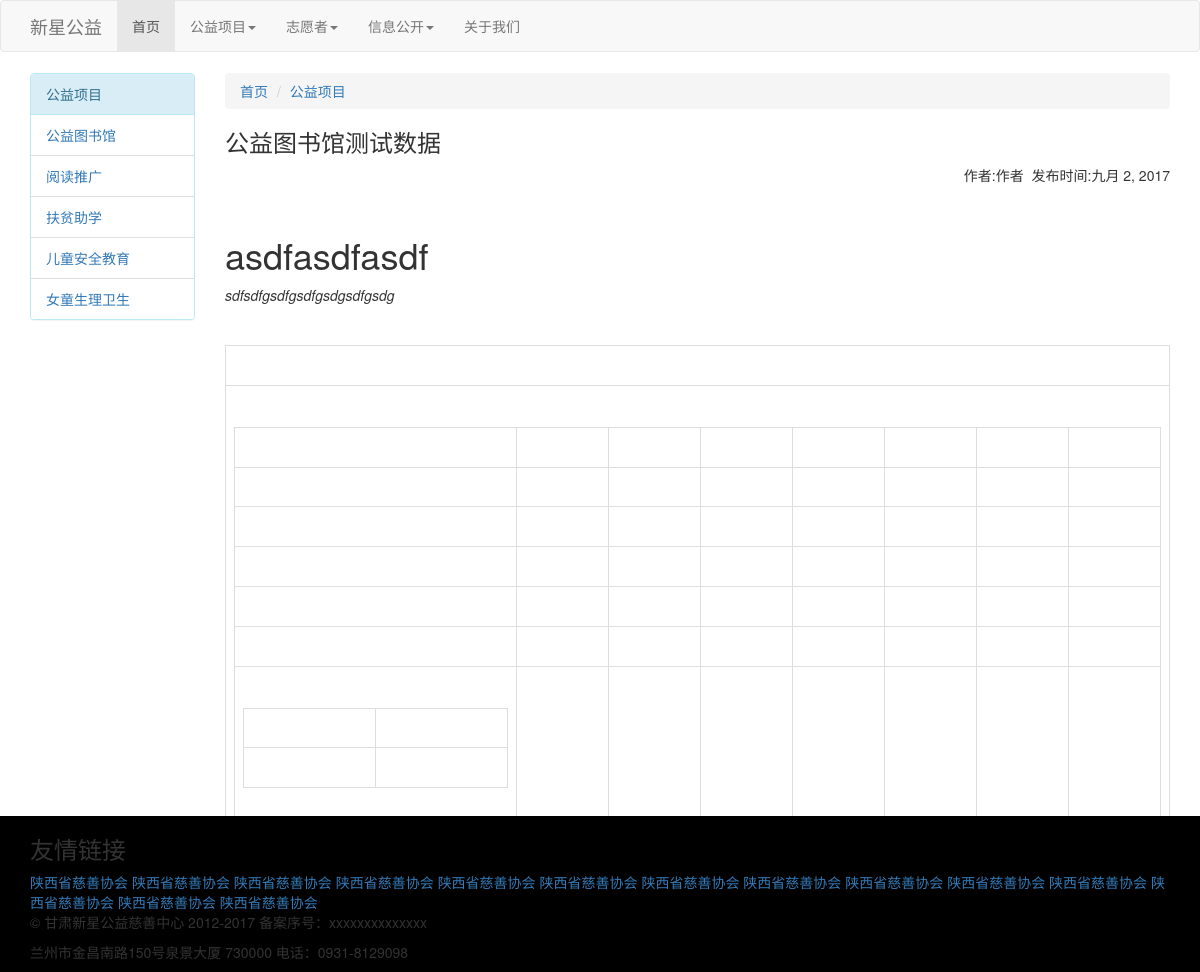
The app's page /project/details/1/ with its own data.
### project/models.py (models this page shows)
class Article(models.Model):
    PROJECT_TYPE_CHOICES = (
            ('1', '公益图书馆'),
            ('2', '阅读推广'),
            ('3', '扶贫助学'),
            ('4', '儿童安全教育'),
            ('5', '女童生理卫生')
            )
    id = models.AutoField(primary_key=True)
    type = models.CharField(u'文章类型', max_length=56, choices=PROJECT_TYPE_CHOICES)
    title = models.CharField(u'标题', max_length=128)
    author = models.CharField(u'作者', max_length=16)
    create = models.DateTimeField(u'创建日期', auto_now=True)
    update = models.DateTimeField(u'更新日期', auto_now=True)
    content = models.TextField(u'内容')
    class Meta:
        verbose_name_plural = u'公益项目'

### project/views.py (the view)
# urls.py: url(r'information/details/(?P<tid>\d)/$', details, name='information_details'),
def details(request, tid):
    article = Article.objects.get(id=tid)
    return render(request, 'project/detail.html', {'article':article})

### project/templates/project/detail.html
{% extends "base.html" %}
{% load static %}
{% block content %}
    <div class="col-md-12" id="top-line"></div>
    <div style="margin-top: 15px;">
        <div class="container">
            <div class="row">
                <div class="col-md-2 page-sidebar">
					<div class="panel panel-info">
						<div class="panel-heading">
							公益项目
						</div>
						<ul class="list-group">
							<li class="list-group-item"><a href="{% url 'project_index' t=1 %}">公益图书馆</a></li>
							<li class="list-group-item"><a href="{% url 'project_index' t=2 %}">阅读推广</a></li>
							<li class="list-group-item"><a href="{% url 'project_index' t=3 %}">扶贫助学</a></li>
							<li class="list-group-item"><a href="{% url 'project_index' t=4 %}">儿童安全教育</a></li>
							<li class="list-group-item"><a href="{% url 'project_index' t=5 %}">女童生理卫生</a></li>
						</ul>
					</div>
                </div>
                <div class="col-md-10">
                    <ol class="breadcrumb breadcrumb-title">
						<li><a href="{% url 'index' %}">首页</a></li>
						<li><a href="{% url 'project_index' t=0 %}">公益项目</a></li>
                    </ol>
                    <div>
						<h3>{{ article.title }}</h3>
						<p class="text-right">作者:{{ article.author }}&nbsp;&nbsp;发布时间:{{ article.create|date }}</p>
						<br>
						{{ article.content|safe }}
                    </div>
                </div>
            </div>
        </div>
    </div>
{% endblock %}

### records on screen
Article: title "公益图书馆测试数据", author "作者", create "九月 2, 2017", content "asdfasdfasdf sdfsdfgsdfgsdfgsdgsdfgsdg"
